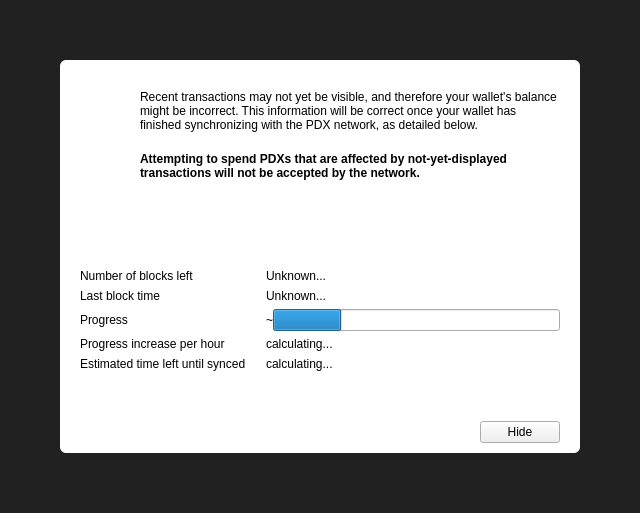
<?xml version="1.0" encoding="UTF-8"?>
<ui version="4.0">
 <class>ModalOverlay</class>
 <widget class="ModalOverlay" name="ModalOverlay">
  <property name="geometry">
   <rect>
    <x>0</x>
    <y>0</y>
    <width>640</width>
    <height>513</height>
   </rect>
  </property>
  <property name="windowTitle">
   <string>Form</string>
  </property>
  <layout class="QVBoxLayout" name="verticalLayout" stretch="0">
   <property name="sizeConstraint">
    <enum>QLayout::SetDefaultConstraint</enum>
   </property>
   <property name="leftMargin">
    <number>0</number>
   </property>
   <property name="topMargin">
    <number>0</number>
   </property>
   <property name="rightMargin">
    <number>0</number>
   </property>
   <property name="bottomMargin">
    <number>0</number>
   </property>
   <item>
    <widget class="QWidget" name="bgWidget" native="true">
     <property name="styleSheet">
      <string notr="true">#bgWidget { background: rgba(0,0,0,220); }</string>
     </property>
     <layout class="QVBoxLayout" name="verticalLayoutMain" stretch="0">
      <property name="leftMargin">
       <number>60</number>
      </property>
      <property name="topMargin">
       <number>60</number>
      </property>
      <property name="rightMargin">
       <number>60</number>
      </property>
      <property name="bottomMargin">
       <number>60</number>
      </property>
      <item>
       <widget class="QWidget" name="contentWidget" native="true">
        <property name="styleSheet">
         <string notr="true">#contentWidget { background: white; border-radius: 6px; }</string>
        </property>
        <layout class="QVBoxLayout" name="verticalLayout_3" stretch="1,0,0">
         <property name="spacing">
          <number>0</number>
         </property>
         <property name="leftMargin">
          <number>20</number>
         </property>
         <property name="topMargin">
          <number>10</number>
         </property>
         <property name="rightMargin">
          <number>20</number>
         </property>
         <property name="bottomMargin">
          <number>10</number>
         </property>
         <item>
          <widget class="QStackedWidget" name="stackedWidget">
           <property name="currentIndex">
            <number>0</number>
           </property>
           <widget class="QWidget" name="page">
            <layout class="QVBoxLayout" name="verticalLayout_2">
             <property name="spacing">
              <number>0</number>
             </property>
             <property name="leftMargin">
              <number>0</number>
             </property>
             <property name="topMargin">
              <number>0</number>
             </property>
             <property name="rightMargin">
              <number>0</number>
             </property>
             <property name="bottomMargin">
              <number>0</number>
             </property>
             <item>
              <layout class="QHBoxLayout" name="horizontalLayoutIconText" stretch="0,1">
               <property name="spacing">
                <number>20</number>
               </property>
               <property name="topMargin">
                <number>20</number>
               </property>
               <item>
                <layout class="QVBoxLayout" name="verticalLayoutIcon">
                 <item>
                  <widget class="QPushButton" name="warningIcon">
                   <property name="enabled">
                    <bool>false</bool>
                   </property>
                   <property name="text">
                    <string/>
                   </property>
                   <property name="icon">
                    <iconset>
                     <normaloff>:/icons/warning</normaloff>
                     <disabledoff>:/icons/warning</disabledoff>:/icons/warning</iconset>
                   </property>
                   <property name="iconSize">
                    <size>
                     <width>48</width>
                     <height>48</height>
                    </size>
                   </property>
                   <property name="flat">
                    <bool>true</bool>
                   </property>
                  </widget>
                 </item>
                 <item>
                  <spacer name="verticalSpacerWarningIcon">
                   <property name="orientation">
                    <enum>Qt::Vertical</enum>
                   </property>
                   <property name="sizeHint" stdset="0">
                    <size>
                     <width>20</width>
                     <height>40</height>
                    </size>
                   </property>
                  </spacer>
                 </item>
                </layout>
               </item>
               <item>
                <layout class="QVBoxLayout" name="verticalLayoutInfoText">
                 <property name="leftMargin">
                  <number>0</number>
                 </property>
                 <property name="topMargin">
                  <number>0</number>
                 </property>
                 <item>
                  <widget class="QLabel" name="infoText">
                   <property name="text">
                    <string>Recent transactions may not yet be visible, and therefore your wallet's balance might be incorrect. This information will be correct once your wallet has finished synchronizing with the PDX network, as detailed below.</string>
                   </property>
                   <property name="textFormat">
                    <enum>Qt::RichText</enum>
                   </property>
                   <property name="wordWrap">
                    <bool>true</bool>
                   </property>
                  </widget>
                 </item>
                 <item>
                  <widget class="QLabel" name="infoTextStrong">
                   <property name="font">
                    <font>
                     <weight>75</weight>
                     <bold>true</bold>
                    </font>
                   </property>
                   <property name="text">
                    <string>Attempting to spend PDXs that are affected by not-yet-displayed transactions will not be accepted by the network.</string>
                   </property>
                   <property name="textFormat">
                    <enum>Qt::RichText</enum>
                   </property>
                   <property name="wordWrap">
                    <bool>true</bool>
                   </property>
                  </widget>
                 </item>
                 <item>
                  <spacer name="verticalSpacerInTextSpace">
                   <property name="orientation">
                    <enum>Qt::Vertical</enum>
                   </property>
                   <property name="sizeHint" stdset="0">
                    <size>
                     <width>20</width>
                     <height>40</height>
                    </size>
                   </property>
                  </spacer>
                 </item>
                </layout>
               </item>
              </layout>
             </item>
             <item>
              <layout class="QFormLayout" name="formLayout">
               <property name="fieldGrowthPolicy">
                <enum>QFormLayout::ExpandingFieldsGrow</enum>
               </property>
               <property name="horizontalSpacing">
                <number>20</number>
               </property>
               <property name="verticalSpacing">
                <number>6</number>
               </property>
               <property name="topMargin">
                <number>10</number>
               </property>
               <item row="0" column="0">
                <widget class="QLabel" name="labelNumberOfBlocksLeft">
                 <property name="font">
                  <font>
                   <weight>50</weight>
                   <bold>false</bold>
                  </font>
                 </property>
                 <property name="text">
                  <string>Number of blocks left</string>
                 </property>
                </widget>
               </item>
               <item row="0" column="1">
                <widget class="QLabel" name="numberOfBlocksLeft">
                 <property name="sizePolicy">
                  <sizepolicy hsizetype="Expanding" vsizetype="Preferred">
                   <horstretch>0</horstretch>
                   <verstretch>0</verstretch>
                  </sizepolicy>
                 </property>
                 <property name="text">
                  <string>Unknown...</string>
                 </property>
                </widget>
               </item>
               <item row="1" column="0">
                <widget class="QLabel" name="labelLastBlockTime">
                 <property name="font">
                  <font>
                   <weight>50</weight>
                   <bold>false</bold>
                  </font>
                 </property>
                 <property name="text">
                  <string>Last block time</string>
                 </property>
                </widget>
               </item>
               <item row="1" column="1">
                <widget class="QLabel" name="newestBlockDate">
                 <property name="sizePolicy">
                  <sizepolicy hsizetype="Expanding" vsizetype="Preferred">
                   <horstretch>0</horstretch>
                   <verstretch>0</verstretch>
                  </sizepolicy>
                 </property>
                 <property name="text">
                  <string>Unknown...</string>
                 </property>
                </widget>
               </item>
               <item row="2" column="0">
                <widget class="QLabel" name="labelSyncDone">
                 <property name="font">
                  <font>
                   <weight>50</weight>
                   <bold>false</bold>
                  </font>
                 </property>
                 <property name="text">
                  <string>Progress</string>
                 </property>
                </widget>
               </item>
               <item row="2" column="1">
                <layout class="QHBoxLayout" name="horizontalLayoutSync" stretch="0,1">
                 <item>
                  <widget class="QLabel" name="percentageProgress">
                   <property name="text">
                    <string notr="true">~</string>
                   </property>
                  </widget>
                 </item>
                 <item>
                  <widget class="QProgressBar" name="progressBar">
                   <property name="value">
                    <number>24</number>
                   </property>
                   <property name="format">
                    <string/>
                   </property>
                  </widget>
                 </item>
                </layout>
               </item>
               <item row="4" column="0">
                <widget class="QLabel" name="labelProgressIncrease">
                 <property name="font">
                  <font>
                   <weight>50</weight>
                   <bold>false</bold>
                  </font>
                 </property>
                 <property name="text">
                  <string>Progress increase per hour</string>
                 </property>
                </widget>
               </item>
               <item row="4" column="1">
                <widget class="QLabel" name="progressIncreasePerH">
                 <property name="sizePolicy">
                  <sizepolicy hsizetype="Expanding" vsizetype="Preferred">
                   <horstretch>0</horstretch>
                   <verstretch>0</verstretch>
                  </sizepolicy>
                 </property>
                 <property name="text">
                  <string>calculating...</string>
                 </property>
                </widget>
               </item>
               <item row="5" column="0">
                <widget class="QLabel" name="labelEstimatedTimeLeft">
                 <property name="font">
                  <font>
                   <weight>50</weight>
                   <bold>false</bold>
                  </font>
                 </property>
                 <property name="text">
                  <string>Estimated time left until synced</string>
                 </property>
                </widget>
               </item>
               <item row="5" column="1">
                <widget class="QLabel" name="expectedTimeLeft">
                 <property name="sizePolicy">
                  <sizepolicy hsizetype="Expanding" vsizetype="Preferred">
                   <horstretch>0</horstretch>
                   <verstretch>0</verstretch>
                  </sizepolicy>
                 </property>
                 <property name="text">
                  <string>calculating...</string>
                 </property>
                </widget>
               </item>
              </layout>
             </item>
            </layout>
           </widget>
           <widget class="QWidget" name="page_2">
            <layout class="QVBoxLayout" name="verticalLayout_4">
             <property name="spacing">
              <number>15</number>
             </property>
             <property name="topMargin">
              <number>40</number>
             </property>
             <property name="bottomMargin">
              <number>40</number>
             </property>
             <item>
              <layout class="QHBoxLayout" name="horizontalLayout_2">
               <item>
                <spacer name="horizontalSpacer_4">
                 <property name="orientation">
                  <enum>Qt::Horizontal</enum>
                 </property>
                 <property name="sizeHint" stdset="0">
                  <size>
                   <width>40</width>
                   <height>20</height>
                  </size>
                 </property>
                </spacer>
               </item>
               <item>
                <widget class="QPushButton" name="warningIconBackup">
                 <property name="enabled">
                  <bool>false</bool>
                 </property>
                 <property name="text">
                  <string/>
                 </property>
                 <property name="icon">
                  <iconset>
                   <normaloff>:/styles/app-icons/message_warning</normaloff>
                   <disabledoff>:/styles/app-icons/message_warning</disabledoff>:/styles/app-icons/message_warning</iconset>
                 </property>
                 <property name="iconSize">
                  <size>
                   <width>120</width>
                   <height>120</height>
                  </size>
                 </property>
                 <property name="flat">
                  <bool>true</bool>
                 </property>
                </widget>
               </item>
               <item>
                <spacer name="horizontalSpacer_5">
                 <property name="orientation">
                  <enum>Qt::Horizontal</enum>
                 </property>
                 <property name="sizeHint" stdset="0">
                  <size>
                   <width>40</width>
                   <height>20</height>
                  </size>
                 </property>
                </spacer>
               </item>
              </layout>
             </item>
             <item>
              <widget class="QLabel" name="labelNote">
               <property name="text">
                <string>IMPORATANT NOTE!</string>
               </property>
               <property name="alignment">
                <set>Qt::AlignCenter</set>
               </property>
              </widget>
             </item>
             <item>
              <widget class="QLabel" name="labelMessage">
               <property name="text">
                <string>Making a backup of your wallet helps ensure you can always maintain access to your funds. Please backup your wallet in order to avoid losing funds.</string>
               </property>
               <property name="alignment">
                <set>Qt::AlignCenter</set>
               </property>
               <property name="wordWrap">
                <bool>true</bool>
               </property>
              </widget>
             </item>
             <item>
              <spacer name="verticalSpacer">
               <property name="orientation">
                <enum>Qt::Vertical</enum>
               </property>
               <property name="sizeType">
                <enum>QSizePolicy::Expanding</enum>
               </property>
               <property name="sizeHint" stdset="0">
                <size>
                 <width>20</width>
                 <height>40</height>
                </size>
               </property>
              </spacer>
             </item>
             <item>
              <layout class="QHBoxLayout" name="horizontalLayout">
               <item>
                <spacer name="horizontalSpacer_2">
                 <property name="orientation">
                  <enum>Qt::Horizontal</enum>
                 </property>
                 <property name="sizeHint" stdset="0">
                  <size>
                   <width>40</width>
                   <height>20</height>
                  </size>
                 </property>
                </spacer>
               </item>
               <item>
                <widget class="QPushButton" name="walletBackupButton">
                 <property name="text">
                  <string>Wallet backup</string>
                 </property>
                </widget>
               </item>
               <item>
                <spacer name="horizontalSpacer_3">
                 <property name="orientation">
                  <enum>Qt::Horizontal</enum>
                 </property>
                 <property name="sizeHint" stdset="0">
                  <size>
                   <width>40</width>
                   <height>20</height>
                  </size>
                 </property>
                </spacer>
               </item>
              </layout>
             </item>
            </layout>
           </widget>
          </widget>
         </item>
         <item>
          <spacer name="verticalSpacerAfterText">
           <property name="orientation">
            <enum>Qt::Vertical</enum>
           </property>
           <property name="sizeHint" stdset="0">
            <size>
             <width>20</width>
             <height>40</height>
            </size>
           </property>
          </spacer>
         </item>
         <item>
          <layout class="QHBoxLayout" name="horizontalLayoutButtons">
           <property name="leftMargin">
            <number>10</number>
           </property>
           <property name="topMargin">
            <number>10</number>
           </property>
           <item>
            <spacer name="horizontalSpacer">
             <property name="orientation">
              <enum>Qt::Horizontal</enum>
             </property>
             <property name="sizeHint" stdset="0">
              <size>
               <width>40</width>
               <height>20</height>
              </size>
             </property>
            </spacer>
           </item>
           <item>
            <widget class="QPushButton" name="closeButton">
             <property name="text">
              <string>Hide</string>
             </property>
            </widget>
           </item>
          </layout>
         </item>
        </layout>
       </widget>
      </item>
     </layout>
    </widget>
   </item>
  </layout>
 </widget>
 <customwidgets>
  <customwidget>
   <class>ModalOverlay</class>
   <extends>QWidget</extends>
   <header>modaloverlay.h</header>
   <container>1</container>
  </customwidget>
 </customwidgets>
 <resources/>
 <connections/>
</ui>
